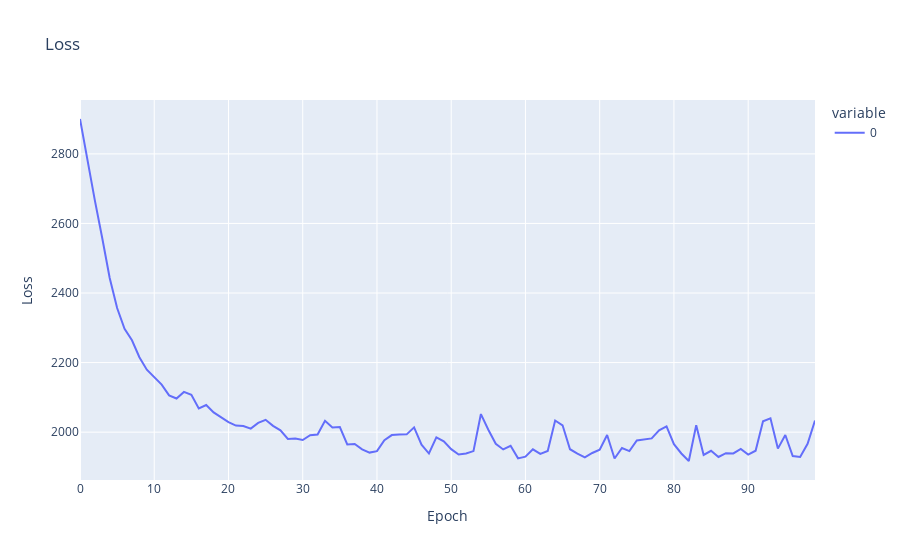

The notebook cell this image was saved under:
### Code cell
fig = px.line(losses, title="Loss")
fig.update_layout(
    xaxis_title="Epoch",
    yaxis_title="Loss",)
fig.show()

### Figure 1 — Plotly figure (JSON) as saved in the notebook; plotly's stock layout.template omitted (floating-point values rounded to 4 significant figures)
{"data": [{"hovertemplate": "variable=0<br>index=%{x}<br>value=%{y}<extra></extra>", "legendgroup": "0", "line": {"color": "#636efa", "dash": "solid"}, "marker": {"symbol": "circle"}, "mode": "lines", "name": "0", "orientation": "v", "showlegend": true, "type": "scatter", "x": [0, 1, 2, 3, 4, 5, 6, 7, 8, 9, 10, 11, 12, 13, 14, 15, 16, 17, 18, 19, 20, 21, 22, 23, 24, 25, 26, 27, 28, 29, 30, 31, 32, 33, 34, 35, 36, 37, 38, 39, 40, 41, 42, 43, 44, 45, 46, 47, 48, 49, 50, 51, 52, 53, 54, 55, 56, 57, 58, 59, 60, 61, 62, 63, 64, 65, 66, 67, 68, 69, 70, 71, 72, 73, 74, 75, 76, 77, 78, 79, 80, 81, 82, 83, 84, 85, 86, 87, 88, 89, 90, 91, 92, 93, 94, 95, 96, 97, 98, 99], "xaxis": "x", "y": [2900.0, 2778.0, 2666.0, 2558.0, 2443.0, 2357.0, 2297.0, 2264.0, 2216.0, 2180.0, 2157.0, 2137.0, 2106.0, 2097.0, 2116.0, 2107.0, 2068.0, 2078.0, 2057.0, 2042.0, 2029.0, 2019.0, 2018.0, 2010.0, 2027.0, 2036.0, 2018.0, 2005.0, 1981.0, 1982.0, 1977.0, 1991.0, 1993.0, 2033.0, 2013.0, 2014.0, 1965.0, 1966.0, 1951.0, 1941.0, 1945.0, 1977.0, 1992.0, 1993.0, 1994.0, 2014.0, 1964.0, 1939.0, 1985.0, 1974.0, 1951.0, 1936.0, 1939.0, 1946.0, 2052.0, 2007.0, 1967.0, 1950.0, 1961.0, 1925.0, 1930.0, 1951.0, 1938.0, 1946.0, 2033.0, 2020.0, 1951.0, 1939.0, 1927.0, 1940.0, 1949.0, 1992.0, 1924.0, 1955.0, 1946.0, 1976.0, 1980.0, 1982.0, 2005.0, 2016.0, 1965.0, 1939.0, 1917.0, 2020.0, 1934.0, 1946.0, 1929.0, 1940.0, 1939.0, 1952.0, 1936.0, 1947.0, 2031.0, 2040.0, 1953.0, 1992.0, 1931.0, 1929.0, 1966.0, 2034.0], "yaxis": "y"}], "layout": {"legend": {"title": {"text": "variable"}, "tracegroupgap": 0}, "title": {"text": "Loss"}, "xaxis": {"anchor": "y", "domain": [0, 1], "title": {"text": "Epoch"}}, "yaxis": {"anchor": "x", "domain": [0, 1], "title": {"text": "Loss"}}}}
